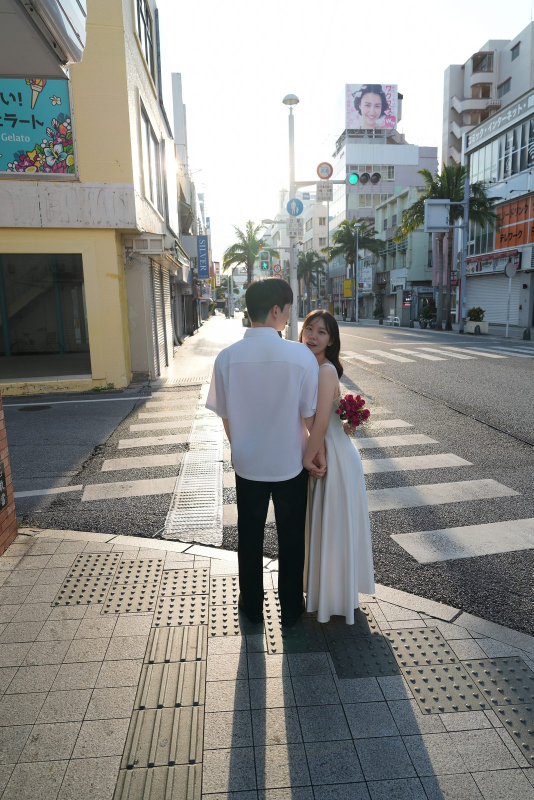
#> input picture img/gallery/01.jpg, 1067 x 1600 px, given in place of 신랑사진_화이트.jpg, which was not available (shown at 1/2 size)
$ python process_groom_white.py
#> lines starting #> are read from the running program, lines starting #| are printed output that depends on the picture; after the words box and inside, x2 and y2 are one past the last pixel; in counts of white or black regions, pixels touching at a corner belong together
# -*- coding: utf-8 -*-
import cv2
import numpy as np
from PIL import Image, ImageOps

ROOT = r"d:\coding\Wedding"
SRC_PATH = r"d:\coding\Wedding\웨딩사진\신랑사진_화이트.jpg"
CURTAIN_PATH = r"d:\coding\Wedding\웨딩사진\15.jpg"
MASK_PATH = r"d:\coding\Wedding\tools\rembg_mask.png"

# Load source image
src_img = Image.open(SRC_PATH).convert("RGB")
#> src_img is the input picture: PIL image 1067x1600 RGB; mean R, G, B 140.9, 141.2, 137.9
src_rgb = np.array(src_img).astype(np.float32)
H, W = src_rgb.shape[:2]
#> H = 1600; W = 1067

# Load rembg mask
mask_img = Image.open(MASK_PATH).convert("L")
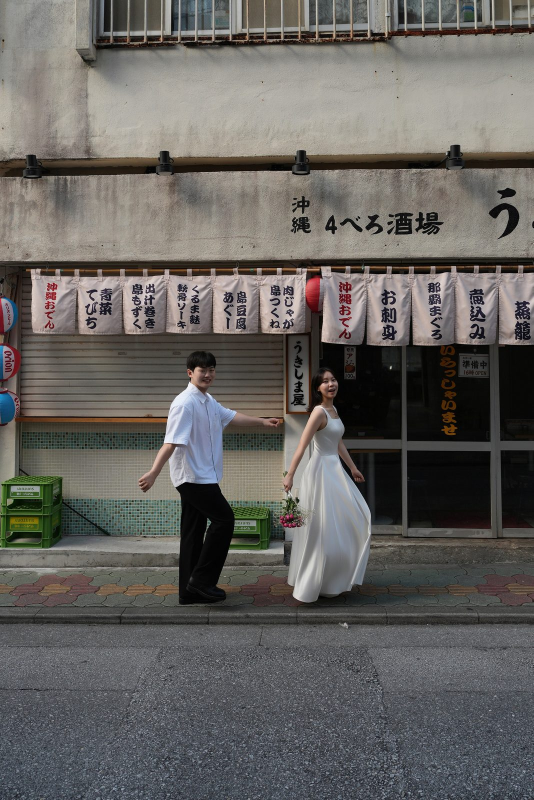
#> input picture img/gallery/02.jpg, 1067 x 1600 px, given in place of rembg_mask.png, which was not available (shown at 1/2 size)
mask = np.array(mask_img).astype(np.float32) / 255.0

# 1. Clean the suit body mask (y >= 340)
# Detect the dark drop shadow on the outer border of the suit
# Luminance: 0.299 R + 0.587 G + 0.114 B
lum = 0.299 * src_rgb[..., 0] + 0.587 * src_rgb[..., 1] + 0.114 * src_rgb[..., 2]

# Outer background mask (where original was white)
is_white_bg = (src_rgb[..., 0] > 248) & (src_rgb[..., 1] > 248) & (src_rgb[..., 2] > 248)
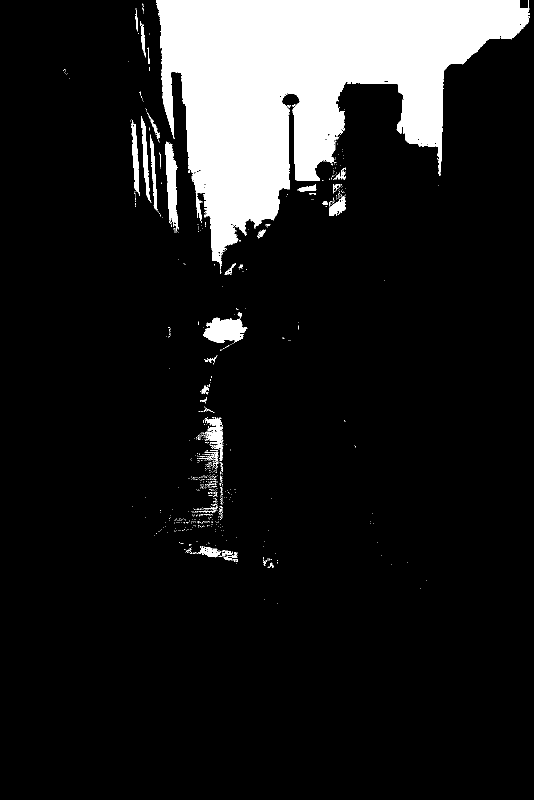
#> is_white_bg: shape (1600, 1067) bool (shown at 1/2 size); 12.2% white; 891 white regions (843 under 20 px), largest, box (x1, y1, x2, y2) and area: (312, 0, 1059, 538) 192535, (406, 636, 495, 686) 3019, (331, 284, 357, 463) 2664

# Find pixels within distance of 8px from white background
dist_to_bg = cv2.distanceTransform(is_white_bg.astype(np.uint8), cv2.DIST_L2, 5)
dist_from_inside = cv2.distanceTransform((mask > 0.5).astype(np.uint8), cv2.DIST_L2, 5)

# On the suit (y >= 340):
# If a pixel has luminance < 170 and is within 7px of the outer edge, it's the artificial dark shadow!
# Note: Hands at y > 750 have skin tone (R > G > B, lum ~140-190).
# Let's check skin tone: (R > G + 15) & (G > B). We don't want to cut real fingers.
is_skin = (src_rgb[..., 0] > src_rgb[..., 1] + 12) & (src_rgb[..., 1] > src_rgb[..., 2] - 5)
#> is_skin: shape (1600, 1067) bool; 10.1% white; 596 white regions (373 under 20 px), largest, box (x1, y1, x2, y2) and area: (172, 1098, 482, 1420) 37696, (0, 47, 266, 368) 30469, (0, 453, 277, 780) 27065
is_shadow_fringe = (lum < 175) & ~is_skin & (dist_from_inside < 6.5)
#> is_shadow_fringe: shape (1600, 1067) bool; 59.5% white; 8504 black regions (8299 under 20 px), largest, box (x1, y1, x2, y2) and area: (0, 0, 1067, 1208) 507130, (0, 767, 484, 1498) 83818, (676, 554, 866, 798) 9917

# Clear shadow fringe from mask for y >= 340
clean_mask = mask.copy()
suit_region = np.zeros((H, W), dtype=bool)
suit_region[340:, :] = True
clean_mask[suit_region & is_shadow_fringe] = 0.0

# Morphological smoothing on clean_mask to remove small spikes/notches
clean_mask_bin = (clean_mask > 0.5).astype(np.uint8)
#> clean_mask_bin: shape (1600, 1067); values 0 (black) and 1 (white), 23.2% white; 4534 white regions (4345 under 20 px), largest, box (x1, y1, x2, y2) and area: (0, 0, 1067, 318) 233685, (0, 347, 329, 522) 23874, (390, 342, 655, 521) 22229
# Close small holes
clean_mask_bin = cv2.morphologyEx(clean_mask_bin, cv2.MORPH_CLOSE, cv2.getStructuringElement(cv2.MORPH_ELLIPSE, (5, 5)))
#> clean_mask_bin: shape (1600, 1067); values 0 (black) and 1 (white), 25.6% white; 2078 white regions (1911 under 20 px), largest, box (x1, y1, x2, y2) and area: (0, 0, 1067, 321) 242199, (0, 339, 753, 522) 65511, (167, 734, 473, 1078) 29820
# Smooth edge with guided filter / bilateral / gaussian
clean_alpha = cv2.GaussianBlur(clean_mask_bin.astype(np.float32), (5, 5), 1.0)
# Ensure binary core is solid
solid_core = cv2.erode(clean_mask_bin, np.ones((7, 7), np.uint8)).astype(bool)
#> solid_core: shape (1600, 1067) bool; 19.9% white; 105 white regions (41 under 20 px), largest, box (x1, y1, x2, y2) and area: (0, 0, 1067, 315) 229618, (377, 343, 687, 517) 24315, (0, 350, 340, 518) 19290
clean_alpha[solid_core] = 1.0

# 2. Edge color decontamination (color extension / defringing)
# For all edge pixels (0.01 < clean_alpha < 0.99), fill their RGB with the color of the solid foreground!
fg_rgb = src_rgb.copy()
# Erode solid foreground by 3px so we only sample true inner colors
sample_mask = cv2.erode(clean_mask_bin, np.ones((5, 5), np.uint8)).astype(bool)
#> sample_mask: shape (1600, 1067) bool; 21.3% white; 153 white regions (84 under 20 px), largest, box (x1, y1, x2, y2) and area: (0, 0, 1067, 318) 233631, (376, 342, 689, 518) 26382, (184, 737, 470, 1005) 22153
# Normalized convolution for smooth color extension
num = cv2.GaussianBlur(fg_rgb * sample_mask[..., None], (0, 0), 12)
den = cv2.GaussianBlur(sample_mask.astype(np.float32), (0, 0), 12)[..., None] + 1e-6
extended_color = num / den

# Where alpha is semi-transparent, replace RGB with extended_color
edge_region = (clean_alpha > 0.01) & (clean_alpha < 0.98)
#> edge_region: shape (1600, 1067) bool; 10.5% white; 743 white regions (2 under 20 px), largest, box (x1, y1, x2, y2) and area: (0, 335, 894, 524) 26452, (175, 1260, 480, 1436) 16799, (161, 732, 476, 1111) 16644
fg_decontaminated = np.where(edge_region[..., None], extended_color, fg_rgb)

# Save intermediate cutout with transparent background
rgba = np.dstack([fg_decontaminated, clean_alpha * 255]).clip(0, 255).astype(np.uint8)
Image.fromarray(rgba).save(r"d:\coding\Wedding\tools\clean_groom_cutout.png")
print("Saved clean_groom_cutout.png")

# 3. Create Studio Curtain Background (matching 15.jpg)
cur = ImageOps.exif_transpose(Image.open(CURTAIN_PATH)).convert("RGB")
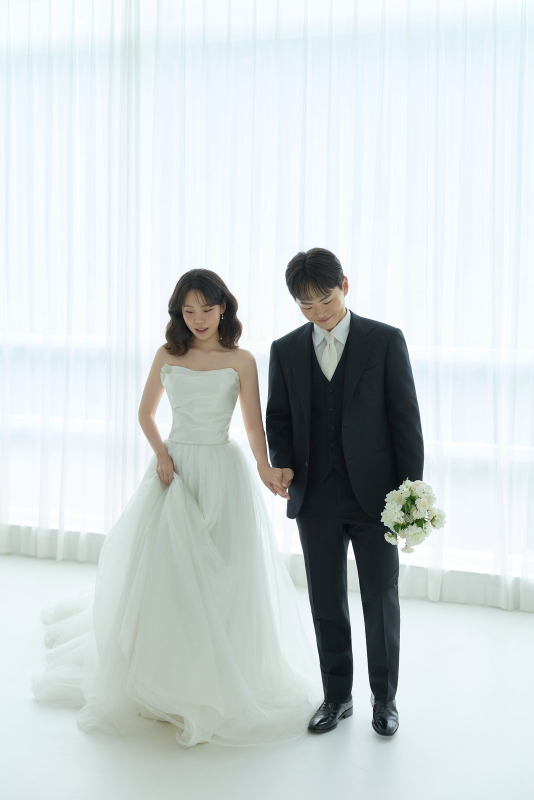
#> input picture img/gallery/15.jpg, 1067 x 1600 px, found by its file name (shown at 1/2 size)
#> cur is the input picture: PIL image 1067x1600 RGB; mean R, G, B 204.2, 211.7, 212.6
cw, ch = cur.size
#> cw = 1067; ch = 1600
band = cur.crop((0, 0, cw, int(ch * 0.32)))
# Target canvas for groom: 885 x 1119 (the exact window size in poster)
TARGET_W, TARGET_H = 885, 1119

# Resize curtain band to fill TARGET_W, TARGET_H
k = TARGET_H * 1.0 / band.height
#> k = 2.19
band_resized = band.resize((int(band.width * k * 0.55), TARGET_H), Image.LANCZOS)
bg_canvas = Image.new("RGB", (TARGET_W, TARGET_H))
#> bg_canvas: PIL image 885x1119 RGB; every value is 0
cur_x = 0
flip = False
while cur_x < TARGET_W:
    tile = ImageOps.mirror(band_resized) if flip else band_resized
    bg_canvas.paste(tile, (cur_x, 0))
    cur_x += band_resized.width
    flip = not flip
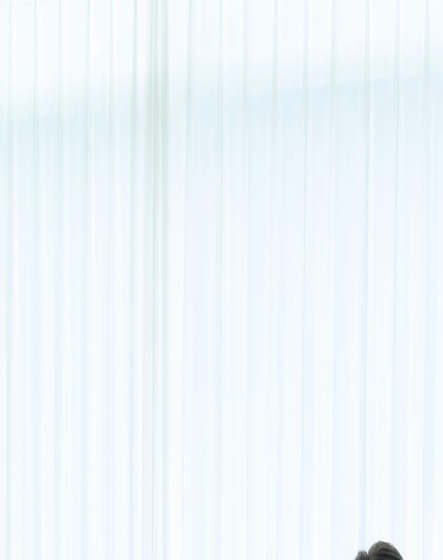
#> bg_canvas: PIL image 885x1119 RGB (shown at 1/2 size); mean R, G, B 239, 246.7, 251.3
#> after the loop, cur_x = 1282

# Soft depth of field blur on curtain
bg_arr = cv2.GaussianBlur(np.array(bg_canvas).astype(np.float32), (0, 0), 6)
# Match lighting: slight brightness and gentle radial vignette
bg_arr *= 0.98

# 4. Place groom onto the curtain background
# We want head top around y = 85, head width ~ 240
# Groom cutout: hair top is at y=160, chin at y=360 (height 200), width ~ 460
# Scale factor:
scale = 1.35
new_w = int(W * scale)
#> new_w = 1440
new_h = int(H * scale)
#> new_h = 2160

# Resize fg and alpha
fg_resized = cv2.resize(fg_decontaminated, (new_w, new_h), interpolation=cv2.INTER_LANCZOS4)
alpha_resized = cv2.resize(clean_alpha, (new_w, new_h), interpolation=cv2.INTER_LANCZOS4)

# We want hair top (was at y=160 -> now at 160 * 1.35 = 216) to be at y = 90
paste_y = 90 - int(160 * scale)
# Center horizontally: groom center is around x = 288 * scale = 388 -> want at 442
paste_x = (TARGET_W // 2) - int(288 * scale)

# Composite onto bg_canvas
out_canvas = bg_arr.copy()

# Compute overlap
src_y0 = max(0, -paste_y)
src_y1 = min(new_h, TARGET_H - paste_y)
#> src_y1 = 1245
src_x0 = max(0, -paste_x)
src_x1 = min(new_w, TARGET_W - paste_x)
#> src_x1 = 831

dst_y0 = max(0, paste_y)
dst_y1 = dst_y0 + (src_y1 - src_y0)
#> dst_y1 = 1119
dst_x0 = max(0, paste_x)
dst_x1 = dst_x0 + (src_x1 - src_x0)
#> dst_x1 = 885

fg_patch = fg_resized[src_y0:src_y1, src_x0:src_x1]
a_patch = alpha_resized[src_y0:src_y1, src_x0:src_x1, None]
bg_patch = out_canvas[dst_y0:dst_y1, dst_x0:dst_x1]

# Light wrap (subtle wrap around groom body to integrate with white background)
bgb = cv2.GaussianBlur(bg_patch, (0, 0), 25)
wrap = np.clip(cv2.GaussianBlur(a_patch[..., 0], (0, 0), 8) - cv2.GaussianBlur(a_patch[..., 0], (0, 0), 16), 0, 0.25)[..., None]
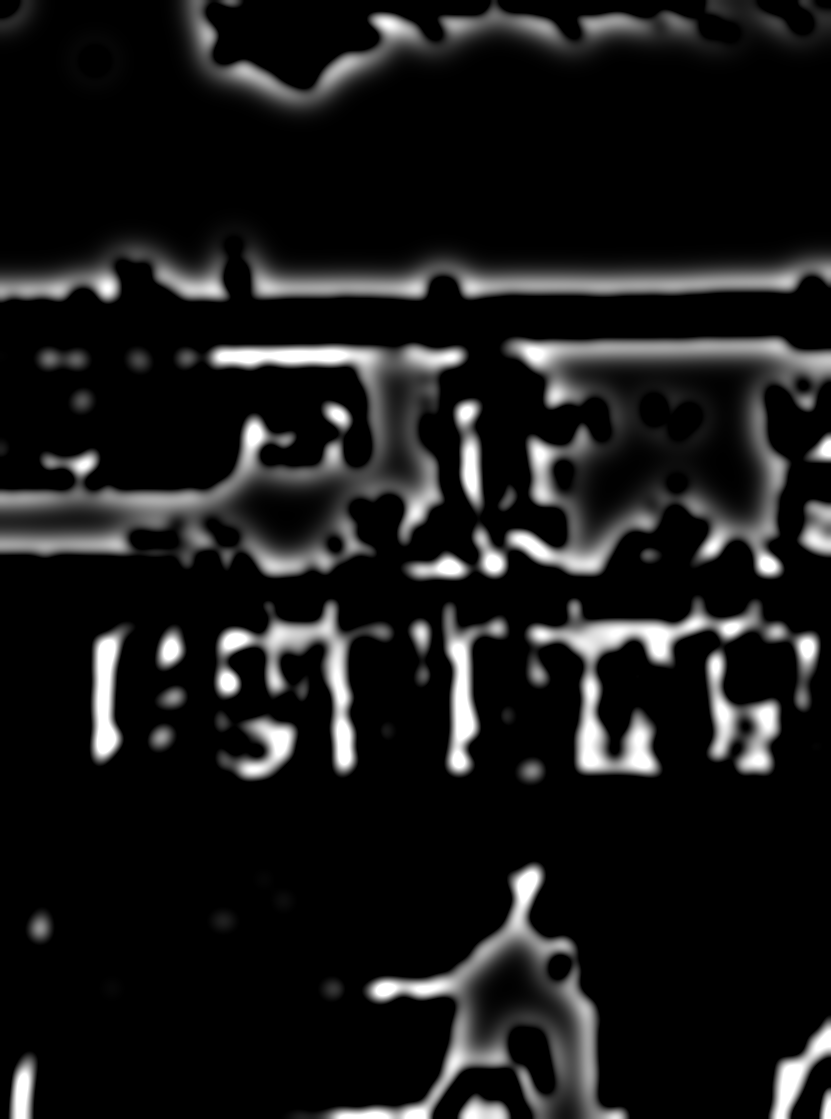
#> wrap: shape (1119, 831, 1) float32; min 0, max 0.25, mean 0.0251; drawn with min black and max white
fg_blended = fg_patch * (1 - wrap) + np.maximum(fg_patch, bgb) * wrap

comp_patch = fg_blended * a_patch + bg_patch * (1 - a_patch)
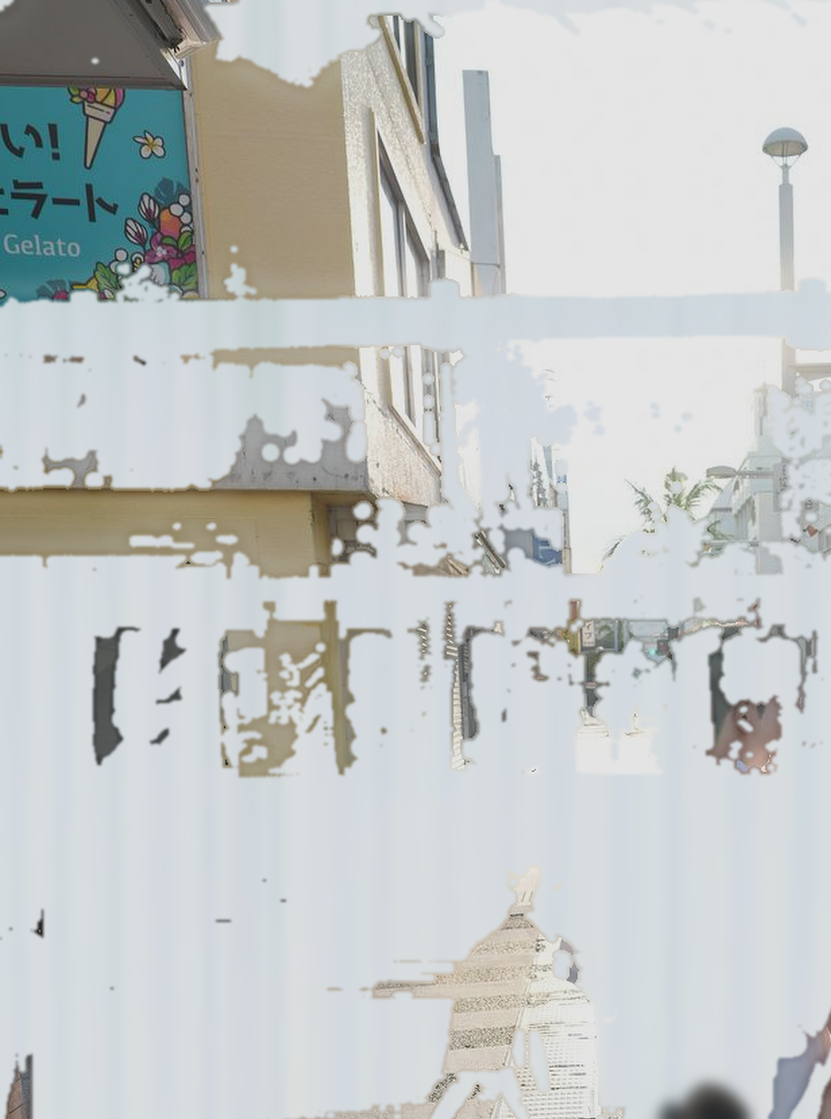
#> comp_patch: shape (1119, 831, 3) float32; mean R, G, B 217.6, 220.5, 221; drawn with min black and max white
out_canvas[dst_y0:dst_y1, dst_x0:dst_x1] = comp_patch

# Add delicate photographic film grain matching studio portrait
noise = np.random.default_rng(42).normal(0, 1.8, (TARGET_H, TARGET_W, 1)).astype(np.float32)
out_canvas = np.clip(out_canvas + noise, 0, 255).astype(np.uint8)
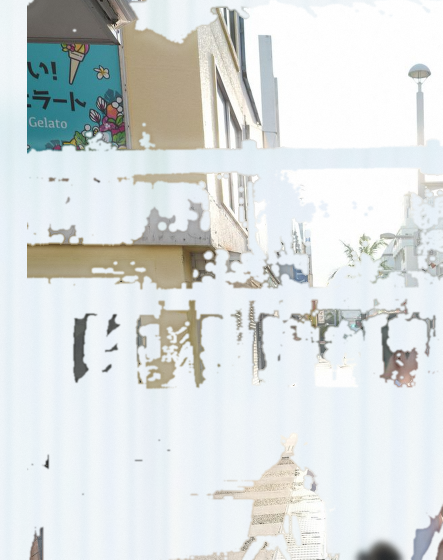
#> out_canvas: shape (1119, 885, 3) (shown at 1/2 size); mean R, G, B 217.5, 222.3, 221.9

out_img = Image.fromarray(out_canvas)
out_path = r"d:\coding\Wedding\tools\test_groom_fitted.jpg"
out_img.save(out_path, quality=95)
print(f"Saved fitted groom window: {out_path} ({TARGET_W}x{TARGET_H})")
